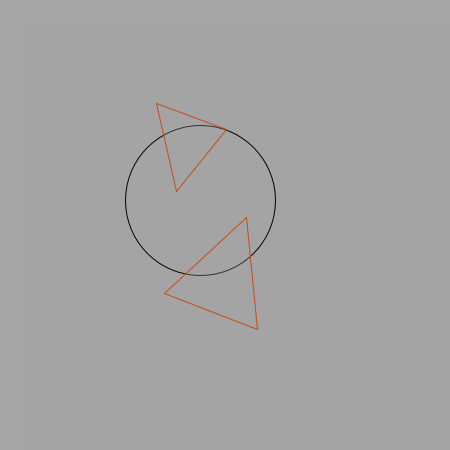
Frame 1 (no input)
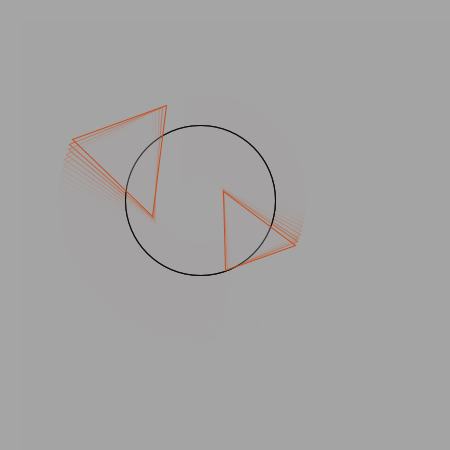
Frame 60 (the mouse pressed at the canvas centre just before this capture)
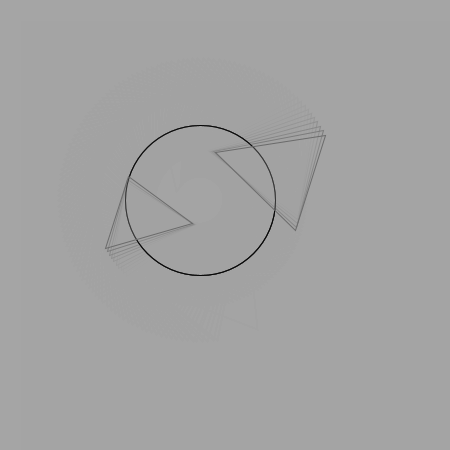
Frame 120 (the mouse held since frame 60 and released just before this capture)

The Processing sketch that drew these frames (run headless with seeded random() and noise(); from frame 60 on, the mouse is pressed at the canvas centre):

// Processing sketch: processing_161269
// ── processing_161269.pde

void setup() {
  size(450, 450);
  background(165);
  smooth();
}
 
void draw() {
  rectMode(CORNER);
  noStroke();
  fill(162, 75);
  rect(21,21, width, height);
 
  pushMatrix();
  rectMode(CENTER);
  translate(200, 200);
  stroke(4);
  ellipse(0, 0, 150, 150);
  rotate(millis()/450.0);
  stroke(200, 75, 25);
  triangle(0, 100, 50, 0, 100, 100);
  triangle(0, -75, -25, 0, -75, -75);
  popMatrix();
  if (mousePressed) {
    filter(GRAY);
  }
  if (keyPressed) {
    filter(BLUR, 26);
  }
}
